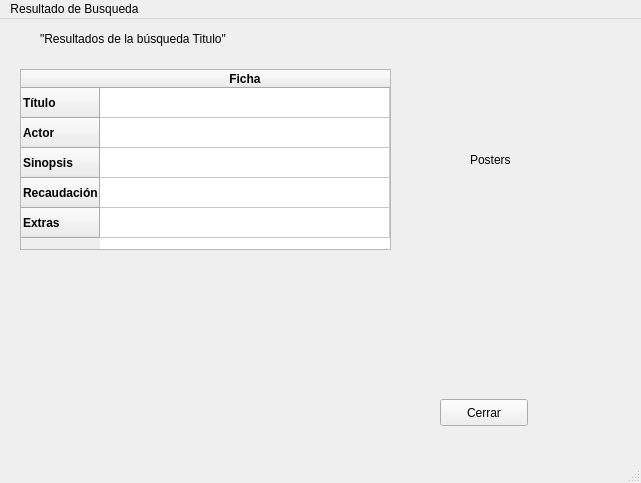
<?xml version="1.0" encoding="UTF-8"?>
<ui version="4.0">
 <class>PeliculasWindow</class>
 <widget class="QMainWindow" name="PeliculasWindow">
  <property name="geometry">
   <rect>
    <x>0</x>
    <y>0</y>
    <width>641</width>
    <height>483</height>
   </rect>
  </property>
  <property name="windowTitle">
   <string>MainWindow</string>
  </property>
  <property name="iconSize">
   <size>
    <width>24</width>
    <height>24</height>
   </size>
  </property>
  <widget class="QWidget" name="centralwidget">
   <widget class="QTableWidget" name="Peliculas">
    <property name="geometry">
     <rect>
      <x>20</x>
      <y>50</y>
      <width>371</width>
      <height>181</height>
     </rect>
    </property>
    <property name="rowCount">
     <number>5</number>
    </property>
    <property name="columnCount">
     <number>1</number>
    </property>
    <attribute name="horizontalHeaderStretchLastSection">
     <bool>true</bool>
    </attribute>
    <attribute name="verticalHeaderVisible">
     <bool>true</bool>
    </attribute>
    <attribute name="verticalHeaderCascadingSectionResizes">
     <bool>false</bool>
    </attribute>
    <attribute name="verticalHeaderShowSortIndicator" stdset="0">
     <bool>false</bool>
    </attribute>
    <attribute name="verticalHeaderStretchLastSection">
     <bool>false</bool>
    </attribute>
    <row>
     <property name="text">
      <string>Título</string>
     </property>
     <property name="font">
      <font>
       <weight>75</weight>
       <bold>true</bold>
      </font>
     </property>
    </row>
    <row>
     <property name="text">
      <string>Actor</string>
     </property>
     <property name="font">
      <font>
       <weight>75</weight>
       <bold>true</bold>
      </font>
     </property>
    </row>
    <row>
     <property name="text">
      <string>Sinopsis</string>
     </property>
     <property name="font">
      <font>
       <weight>75</weight>
       <bold>true</bold>
      </font>
     </property>
    </row>
    <row>
     <property name="text">
      <string>Recaudación</string>
     </property>
     <property name="font">
      <font>
       <weight>75</weight>
       <italic>false</italic>
       <bold>true</bold>
      </font>
     </property>
    </row>
    <row>
     <property name="text">
      <string>Extras</string>
     </property>
     <property name="font">
      <font>
       <weight>75</weight>
       <bold>true</bold>
      </font>
     </property>
    </row>
    <column>
     <property name="text">
      <string>Ficha</string>
     </property>
     <property name="font">
      <font>
       <weight>75</weight>
       <bold>true</bold>
      </font>
     </property>
    </column>
    <item row="0" column="0">
     <property name="text">
      <string/>
     </property>
     <property name="font">
      <font>
       <weight>75</weight>
       <bold>true</bold>
      </font>
     </property>
    </item>
   </widget>
   <widget class="QPushButton" name="pushButton">
    <property name="geometry">
     <rect>
      <x>440</x>
      <y>380</y>
      <width>88</width>
      <height>27</height>
     </rect>
    </property>
    <property name="text">
     <string>Cerrar</string>
    </property>
   </widget>
   <widget class="QLabel" name="labelPoster">
    <property name="geometry">
     <rect>
      <x>470</x>
      <y>50</y>
      <width>141</width>
      <height>181</height>
     </rect>
    </property>
    <property name="text">
     <string>Posters</string>
    </property>
    <property name="textFormat">
     <enum>Qt::MarkdownText</enum>
    </property>
   </widget>
   <widget class="QLabel" name="labelTituloTitulo2">
    <property name="geometry">
     <rect>
      <x>40</x>
      <y>10</y>
      <width>411</width>
      <height>19</height>
     </rect>
    </property>
    <property name="text">
     <string>&quot;Resultados de la búsqueda Titulo&quot;</string>
    </property>
   </widget>
  </widget>
  <widget class="QMenuBar" name="menubar">
   <property name="geometry">
    <rect>
     <x>0</x>
     <y>0</y>
     <width>641</width>
     <height>24</height>
    </rect>
   </property>
   <widget class="QMenu" name="menuPeliculas">
    <property name="title">
     <string>Resultado de Busqueda</string>
    </property>
   </widget>
   <addaction name="menuPeliculas"/>
  </widget>
  <widget class="QStatusBar" name="statusbar"/>
 </widget>
 <resources/>
 <connections/>
</ui>
